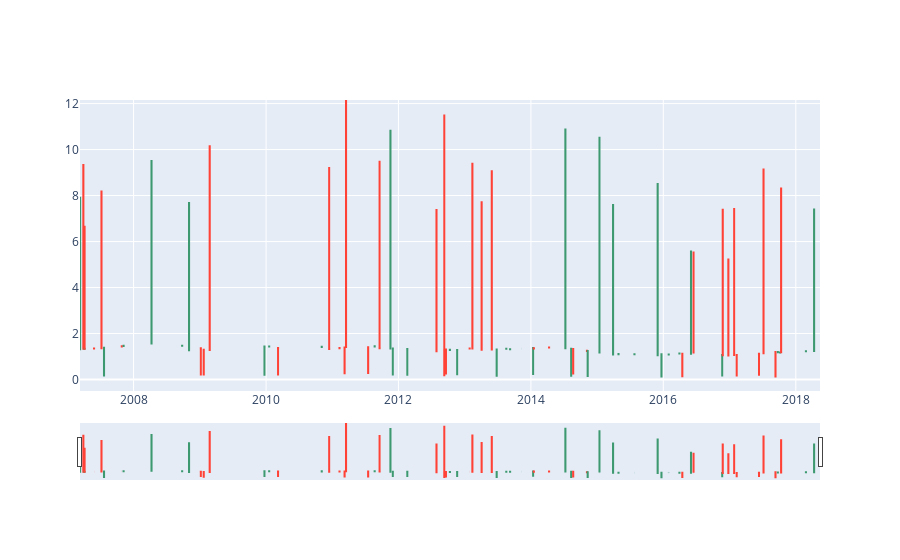

Notebook source saved alongside this figure:
### Code cell
invalid_data = train_source[(train_source['valid'] == False)]

fig = go.Figure(data=[go.Candlestick(x=invalid_data['Time'],
                open=invalid_data['Open'],
                high=invalid_data['High'],
                low=invalid_data['Low'],
                close=invalid_data['Close'])])

fig.show()

### Figure 1 — Plotly figure (JSON) as saved in the notebook; plotly's stock layout.template omitted (floating-point values rounded to 4 significant figures; data arrays with more than 128 entries replaced by an {"elided": "..."} marker saying what was removed)
{"data": [{"close": {"elided": "248 float values"}, "high": {"elided": "248 float values"}, "low": {"elided": "248 float values"}, "open": {"elided": "248 float values"}, "type": "candlestick", "x": {"elided": "248 str values"}}], "layout": {}}
